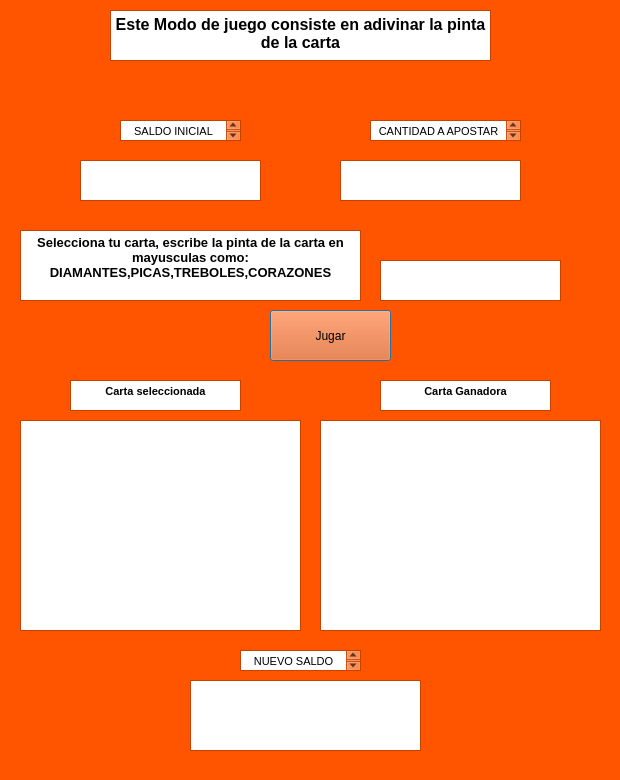
<?xml version="1.0" encoding="UTF-8"?>
<ui version="4.0">
 <class>opcion5</class>
 <widget class="QDialog" name="opcion5">
  <property name="geometry">
   <rect>
    <x>0</x>
    <y>0</y>
    <width>620</width>
    <height>780</height>
   </rect>
  </property>
  <property name="palette">
   <palette>
    <active>
     <colorrole role="WindowText">
      <brush brushstyle="SolidPattern">
       <color alpha="255">
        <red>0</red>
        <green>0</green>
        <blue>0</blue>
       </color>
      </brush>
     </colorrole>
     <colorrole role="Button">
      <brush brushstyle="SolidPattern">
       <color alpha="255">
        <red>255</red>
        <green>85</green>
        <blue>0</blue>
       </color>
      </brush>
     </colorrole>
     <colorrole role="Light">
      <brush brushstyle="SolidPattern">
       <color alpha="255">
        <red>255</red>
        <green>170</green>
        <blue>127</blue>
       </color>
      </brush>
     </colorrole>
     <colorrole role="Midlight">
      <brush brushstyle="SolidPattern">
       <color alpha="255">
        <red>255</red>
        <green>127</green>
        <blue>63</blue>
       </color>
      </brush>
     </colorrole>
     <colorrole role="Dark">
      <brush brushstyle="SolidPattern">
       <color alpha="255">
        <red>127</red>
        <green>42</green>
        <blue>0</blue>
       </color>
      </brush>
     </colorrole>
     <colorrole role="Mid">
      <brush brushstyle="SolidPattern">
       <color alpha="255">
        <red>170</red>
        <green>56</green>
        <blue>0</blue>
       </color>
      </brush>
     </colorrole>
     <colorrole role="Text">
      <brush brushstyle="SolidPattern">
       <color alpha="255">
        <red>0</red>
        <green>0</green>
        <blue>0</blue>
       </color>
      </brush>
     </colorrole>
     <colorrole role="BrightText">
      <brush brushstyle="SolidPattern">
       <color alpha="255">
        <red>255</red>
        <green>255</green>
        <blue>255</blue>
       </color>
      </brush>
     </colorrole>
     <colorrole role="ButtonText">
      <brush brushstyle="SolidPattern">
       <color alpha="255">
        <red>0</red>
        <green>0</green>
        <blue>0</blue>
       </color>
      </brush>
     </colorrole>
     <colorrole role="Base">
      <brush brushstyle="SolidPattern">
       <color alpha="255">
        <red>255</red>
        <green>255</green>
        <blue>255</blue>
       </color>
      </brush>
     </colorrole>
     <colorrole role="Window">
      <brush brushstyle="SolidPattern">
       <color alpha="255">
        <red>255</red>
        <green>85</green>
        <blue>0</blue>
       </color>
      </brush>
     </colorrole>
     <colorrole role="Shadow">
      <brush brushstyle="SolidPattern">
       <color alpha="255">
        <red>0</red>
        <green>0</green>
        <blue>0</blue>
       </color>
      </brush>
     </colorrole>
     <colorrole role="AlternateBase">
      <brush brushstyle="SolidPattern">
       <color alpha="255">
        <red>255</red>
        <green>170</green>
        <blue>127</blue>
       </color>
      </brush>
     </colorrole>
     <colorrole role="ToolTipBase">
      <brush brushstyle="SolidPattern">
       <color alpha="255">
        <red>255</red>
        <green>255</green>
        <blue>220</blue>
       </color>
      </brush>
     </colorrole>
     <colorrole role="ToolTipText">
      <brush brushstyle="SolidPattern">
       <color alpha="255">
        <red>0</red>
        <green>0</green>
        <blue>0</blue>
       </color>
      </brush>
     </colorrole>
    </active>
    <inactive>
     <colorrole role="WindowText">
      <brush brushstyle="SolidPattern">
       <color alpha="255">
        <red>0</red>
        <green>0</green>
        <blue>0</blue>
       </color>
      </brush>
     </colorrole>
     <colorrole role="Button">
      <brush brushstyle="SolidPattern">
       <color alpha="255">
        <red>255</red>
        <green>85</green>
        <blue>0</blue>
       </color>
      </brush>
     </colorrole>
     <colorrole role="Light">
      <brush brushstyle="SolidPattern">
       <color alpha="255">
        <red>255</red>
        <green>170</green>
        <blue>127</blue>
       </color>
      </brush>
     </colorrole>
     <colorrole role="Midlight">
      <brush brushstyle="SolidPattern">
       <color alpha="255">
        <red>255</red>
        <green>127</green>
        <blue>63</blue>
       </color>
      </brush>
     </colorrole>
     <colorrole role="Dark">
      <brush brushstyle="SolidPattern">
       <color alpha="255">
        <red>127</red>
        <green>42</green>
        <blue>0</blue>
       </color>
      </brush>
     </colorrole>
     <colorrole role="Mid">
      <brush brushstyle="SolidPattern">
       <color alpha="255">
        <red>170</red>
        <green>56</green>
        <blue>0</blue>
       </color>
      </brush>
     </colorrole>
     <colorrole role="Text">
      <brush brushstyle="SolidPattern">
       <color alpha="255">
        <red>0</red>
        <green>0</green>
        <blue>0</blue>
       </color>
      </brush>
     </colorrole>
     <colorrole role="BrightText">
      <brush brushstyle="SolidPattern">
       <color alpha="255">
        <red>255</red>
        <green>255</green>
        <blue>255</blue>
       </color>
      </brush>
     </colorrole>
     <colorrole role="ButtonText">
      <brush brushstyle="SolidPattern">
       <color alpha="255">
        <red>0</red>
        <green>0</green>
        <blue>0</blue>
       </color>
      </brush>
     </colorrole>
     <colorrole role="Base">
      <brush brushstyle="SolidPattern">
       <color alpha="255">
        <red>255</red>
        <green>255</green>
        <blue>255</blue>
       </color>
      </brush>
     </colorrole>
     <colorrole role="Window">
      <brush brushstyle="SolidPattern">
       <color alpha="255">
        <red>255</red>
        <green>85</green>
        <blue>0</blue>
       </color>
      </brush>
     </colorrole>
     <colorrole role="Shadow">
      <brush brushstyle="SolidPattern">
       <color alpha="255">
        <red>0</red>
        <green>0</green>
        <blue>0</blue>
       </color>
      </brush>
     </colorrole>
     <colorrole role="AlternateBase">
      <brush brushstyle="SolidPattern">
       <color alpha="255">
        <red>255</red>
        <green>170</green>
        <blue>127</blue>
       </color>
      </brush>
     </colorrole>
     <colorrole role="ToolTipBase">
      <brush brushstyle="SolidPattern">
       <color alpha="255">
        <red>255</red>
        <green>255</green>
        <blue>220</blue>
       </color>
      </brush>
     </colorrole>
     <colorrole role="ToolTipText">
      <brush brushstyle="SolidPattern">
       <color alpha="255">
        <red>0</red>
        <green>0</green>
        <blue>0</blue>
       </color>
      </brush>
     </colorrole>
    </inactive>
    <disabled>
     <colorrole role="WindowText">
      <brush brushstyle="SolidPattern">
       <color alpha="255">
        <red>127</red>
        <green>42</green>
        <blue>0</blue>
       </color>
      </brush>
     </colorrole>
     <colorrole role="Button">
      <brush brushstyle="SolidPattern">
       <color alpha="255">
        <red>255</red>
        <green>85</green>
        <blue>0</blue>
       </color>
      </brush>
     </colorrole>
     <colorrole role="Light">
      <brush brushstyle="SolidPattern">
       <color alpha="255">
        <red>255</red>
        <green>170</green>
        <blue>127</blue>
       </color>
      </brush>
     </colorrole>
     <colorrole role="Midlight">
      <brush brushstyle="SolidPattern">
       <color alpha="255">
        <red>255</red>
        <green>127</green>
        <blue>63</blue>
       </color>
      </brush>
     </colorrole>
     <colorrole role="Dark">
      <brush brushstyle="SolidPattern">
       <color alpha="255">
        <red>127</red>
        <green>42</green>
        <blue>0</blue>
       </color>
      </brush>
     </colorrole>
     <colorrole role="Mid">
      <brush brushstyle="SolidPattern">
       <color alpha="255">
        <red>170</red>
        <green>56</green>
        <blue>0</blue>
       </color>
      </brush>
     </colorrole>
     <colorrole role="Text">
      <brush brushstyle="SolidPattern">
       <color alpha="255">
        <red>127</red>
        <green>42</green>
        <blue>0</blue>
       </color>
      </brush>
     </colorrole>
     <colorrole role="BrightText">
      <brush brushstyle="SolidPattern">
       <color alpha="255">
        <red>255</red>
        <green>255</green>
        <blue>255</blue>
       </color>
      </brush>
     </colorrole>
     <colorrole role="ButtonText">
      <brush brushstyle="SolidPattern">
       <color alpha="255">
        <red>127</red>
        <green>42</green>
        <blue>0</blue>
       </color>
      </brush>
     </colorrole>
     <colorrole role="Base">
      <brush brushstyle="SolidPattern">
       <color alpha="255">
        <red>255</red>
        <green>85</green>
        <blue>0</blue>
       </color>
      </brush>
     </colorrole>
     <colorrole role="Window">
      <brush brushstyle="SolidPattern">
       <color alpha="255">
        <red>255</red>
        <green>85</green>
        <blue>0</blue>
       </color>
      </brush>
     </colorrole>
     <colorrole role="Shadow">
      <brush brushstyle="SolidPattern">
       <color alpha="255">
        <red>0</red>
        <green>0</green>
        <blue>0</blue>
       </color>
      </brush>
     </colorrole>
     <colorrole role="AlternateBase">
      <brush brushstyle="SolidPattern">
       <color alpha="255">
        <red>255</red>
        <green>85</green>
        <blue>0</blue>
       </color>
      </brush>
     </colorrole>
     <colorrole role="ToolTipBase">
      <brush brushstyle="SolidPattern">
       <color alpha="255">
        <red>255</red>
        <green>255</green>
        <blue>220</blue>
       </color>
      </brush>
     </colorrole>
     <colorrole role="ToolTipText">
      <brush brushstyle="SolidPattern">
       <color alpha="255">
        <red>0</red>
        <green>0</green>
        <blue>0</blue>
       </color>
      </brush>
     </colorrole>
    </disabled>
   </palette>
  </property>
  <property name="windowTitle">
   <string>Modo 1</string>
  </property>
  <widget class="QTextEdit" name="TD1">
   <property name="geometry">
    <rect>
     <x>380</x>
     <y>260</y>
     <width>181</width>
     <height>41</height>
    </rect>
   </property>
  </widget>
  <widget class="QTextBrowser" name="textBrowser">
   <property name="geometry">
    <rect>
     <x>110</x>
     <y>10</y>
     <width>381</width>
     <height>51</height>
    </rect>
   </property>
   <property name="html">
    <string>&lt;!DOCTYPE HTML PUBLIC &quot;-//W3C//DTD HTML 4.0//EN&quot; &quot;http://www.w3.org/TR/REC-html40/strict.dtd&quot;&gt;
&lt;html&gt;&lt;head&gt;&lt;meta name=&quot;qrichtext&quot; content=&quot;1&quot; /&gt;&lt;style type=&quot;text/css&quot;&gt;
p, li { white-space: pre-wrap; }
&lt;/style&gt;&lt;/head&gt;&lt;body style=&quot; font-family:'MS Shell Dlg 2'; font-size:8.25pt; font-weight:400; font-style:normal;&quot;&gt;
&lt;p align=&quot;center&quot; style=&quot; margin-top:0px; margin-bottom:0px; margin-left:0px; margin-right:0px; -qt-block-indent:0; text-indent:0px;&quot;&gt;&lt;span style=&quot; font-size:12pt; font-weight:600;&quot;&gt;Este Modo de juego consiste en adivinar la pinta de la carta&lt;/span&gt;&lt;/p&gt;&lt;/body&gt;&lt;/html&gt;</string>
   </property>
  </widget>
  <widget class="QTextBrowser" name="textBrowser_2">
   <property name="geometry">
    <rect>
     <x>20</x>
     <y>230</y>
     <width>341</width>
     <height>71</height>
    </rect>
   </property>
   <property name="html">
    <string>&lt;!DOCTYPE HTML PUBLIC &quot;-//W3C//DTD HTML 4.0//EN&quot; &quot;http://www.w3.org/TR/REC-html40/strict.dtd&quot;&gt;
&lt;html&gt;&lt;head&gt;&lt;meta name=&quot;qrichtext&quot; content=&quot;1&quot; /&gt;&lt;style type=&quot;text/css&quot;&gt;
p, li { white-space: pre-wrap; }
&lt;/style&gt;&lt;/head&gt;&lt;body style=&quot; font-family:'MS Shell Dlg 2'; font-size:8.25pt; font-weight:400; font-style:normal;&quot;&gt;
&lt;p align=&quot;center&quot; style=&quot; margin-top:0px; margin-bottom:0px; margin-left:0px; margin-right:0px; -qt-block-indent:0; text-indent:0px;&quot;&gt;&lt;span style=&quot; font-size:10pt; font-weight:600;&quot;&gt;Selecciona tu carta, escribe la pinta de la carta en mayusculas como: DIAMANTES,PICAS,TREBOLES,CORAZONES&lt;/span&gt;&lt;/p&gt;&lt;/body&gt;&lt;/html&gt;</string>
   </property>
  </widget>
  <widget class="QTextBrowser" name="Rd11">
   <property name="geometry">
    <rect>
     <x>20</x>
     <y>420</y>
     <width>281</width>
     <height>211</height>
    </rect>
   </property>
  </widget>
  <widget class="QTextBrowser" name="Rd12">
   <property name="geometry">
    <rect>
     <x>320</x>
     <y>420</y>
     <width>281</width>
     <height>211</height>
    </rect>
   </property>
  </widget>
  <widget class="QPushButton" name="butD1">
   <property name="geometry">
    <rect>
     <x>270</x>
     <y>310</y>
     <width>121</width>
     <height>51</height>
    </rect>
   </property>
   <property name="text">
    <string>Jugar</string>
   </property>
  </widget>
  <widget class="QTextBrowser" name="textBrowser_6">
   <property name="geometry">
    <rect>
     <x>70</x>
     <y>380</y>
     <width>171</width>
     <height>31</height>
    </rect>
   </property>
   <property name="html">
    <string>&lt;!DOCTYPE HTML PUBLIC &quot;-//W3C//DTD HTML 4.0//EN&quot; &quot;http://www.w3.org/TR/REC-html40/strict.dtd&quot;&gt;
&lt;html&gt;&lt;head&gt;&lt;meta name=&quot;qrichtext&quot; content=&quot;1&quot; /&gt;&lt;style type=&quot;text/css&quot;&gt;
p, li { white-space: pre-wrap; }
&lt;/style&gt;&lt;/head&gt;&lt;body style=&quot; font-family:'MS Shell Dlg 2'; font-size:8.25pt; font-weight:400; font-style:normal;&quot;&gt;
&lt;p align=&quot;center&quot; style=&quot; margin-top:0px; margin-bottom:0px; margin-left:0px; margin-right:0px; -qt-block-indent:0; text-indent:0px;&quot;&gt;&lt;span style=&quot; font-weight:600;&quot;&gt;Carta seleccionada&lt;/span&gt;&lt;/p&gt;&lt;/body&gt;&lt;/html&gt;</string>
   </property>
  </widget>
  <widget class="QTextBrowser" name="textBrowser_7">
   <property name="geometry">
    <rect>
     <x>380</x>
     <y>380</y>
     <width>171</width>
     <height>31</height>
    </rect>
   </property>
   <property name="html">
    <string>&lt;!DOCTYPE HTML PUBLIC &quot;-//W3C//DTD HTML 4.0//EN&quot; &quot;http://www.w3.org/TR/REC-html40/strict.dtd&quot;&gt;
&lt;html&gt;&lt;head&gt;&lt;meta name=&quot;qrichtext&quot; content=&quot;1&quot; /&gt;&lt;style type=&quot;text/css&quot;&gt;
p, li { white-space: pre-wrap; }
&lt;/style&gt;&lt;/head&gt;&lt;body style=&quot; font-family:'MS Shell Dlg 2'; font-size:8.25pt; font-weight:400; font-style:normal;&quot;&gt;
&lt;p align=&quot;center&quot; style=&quot; margin-top:0px; margin-bottom:0px; margin-left:0px; margin-right:0px; -qt-block-indent:0; text-indent:0px;&quot;&gt;&lt;span style=&quot; font-weight:600;&quot;&gt;Carta Ganadora&lt;/span&gt;&lt;/p&gt;&lt;/body&gt;&lt;/html&gt;</string>
   </property>
  </widget>
  <widget class="QTextEdit" name="saldoActual">
   <property name="geometry">
    <rect>
     <x>80</x>
     <y>160</y>
     <width>181</width>
     <height>41</height>
    </rect>
   </property>
  </widget>
  <widget class="QTextBrowser" name="textBrowser_4">
   <property name="geometry">
    <rect>
     <x>370</x>
     <y>120</y>
     <width>151</width>
     <height>21</height>
    </rect>
   </property>
   <property name="html">
    <string>&lt;!DOCTYPE HTML PUBLIC &quot;-//W3C//DTD HTML 4.0//EN&quot; &quot;http://www.w3.org/TR/REC-html40/strict.dtd&quot;&gt;
&lt;html&gt;&lt;head&gt;&lt;meta name=&quot;qrichtext&quot; content=&quot;1&quot; /&gt;&lt;style type=&quot;text/css&quot;&gt;
p, li { white-space: pre-wrap; }
&lt;/style&gt;&lt;/head&gt;&lt;body style=&quot; font-family:'MS Shell Dlg 2'; font-size:8.25pt; font-weight:400; font-style:normal;&quot;&gt;
&lt;p align=&quot;center&quot; style=&quot; margin-top:0px; margin-bottom:0px; margin-left:0px; margin-right:0px; -qt-block-indent:0; text-indent:0px;&quot;&gt;CANTIDAD A APOSTAR&lt;/p&gt;&lt;/body&gt;&lt;/html&gt;</string>
   </property>
  </widget>
  <widget class="QTextEdit" name="cantApuesta">
   <property name="geometry">
    <rect>
     <x>340</x>
     <y>160</y>
     <width>181</width>
     <height>41</height>
    </rect>
   </property>
  </widget>
  <widget class="QTextBrowser" name="nuevoSaldo">
   <property name="geometry">
    <rect>
     <x>190</x>
     <y>680</y>
     <width>231</width>
     <height>71</height>
    </rect>
   </property>
  </widget>
  <widget class="QTextBrowser" name="textBrowser_5">
   <property name="geometry">
    <rect>
     <x>240</x>
     <y>650</y>
     <width>121</width>
     <height>21</height>
    </rect>
   </property>
   <property name="html">
    <string>&lt;!DOCTYPE HTML PUBLIC &quot;-//W3C//DTD HTML 4.0//EN&quot; &quot;http://www.w3.org/TR/REC-html40/strict.dtd&quot;&gt;
&lt;html&gt;&lt;head&gt;&lt;meta name=&quot;qrichtext&quot; content=&quot;1&quot; /&gt;&lt;style type=&quot;text/css&quot;&gt;
p, li { white-space: pre-wrap; }
&lt;/style&gt;&lt;/head&gt;&lt;body style=&quot; font-family:'MS Shell Dlg 2'; font-size:8.25pt; font-weight:400; font-style:normal;&quot;&gt;
&lt;p align=&quot;center&quot; style=&quot; margin-top:0px; margin-bottom:0px; margin-left:0px; margin-right:0px; -qt-block-indent:0; text-indent:0px;&quot;&gt;NUEVO SALDO&lt;/p&gt;&lt;/body&gt;&lt;/html&gt;</string>
   </property>
  </widget>
  <widget class="QTextBrowser" name="textBrowser_3">
   <property name="geometry">
    <rect>
     <x>120</x>
     <y>120</y>
     <width>121</width>
     <height>21</height>
    </rect>
   </property>
   <property name="html">
    <string>&lt;!DOCTYPE HTML PUBLIC &quot;-//W3C//DTD HTML 4.0//EN&quot; &quot;http://www.w3.org/TR/REC-html40/strict.dtd&quot;&gt;
&lt;html&gt;&lt;head&gt;&lt;meta name=&quot;qrichtext&quot; content=&quot;1&quot; /&gt;&lt;style type=&quot;text/css&quot;&gt;
p, li { white-space: pre-wrap; }
&lt;/style&gt;&lt;/head&gt;&lt;body style=&quot; font-family:'MS Shell Dlg 2'; font-size:8.25pt; font-weight:400; font-style:normal;&quot;&gt;
&lt;p align=&quot;center&quot; style=&quot; margin-top:0px; margin-bottom:0px; margin-left:0px; margin-right:0px; -qt-block-indent:0; text-indent:0px;&quot;&gt;SALDO INICIAL&lt;/p&gt;&lt;/body&gt;&lt;/html&gt;</string>
   </property>
  </widget>
 </widget>
 <resources/>
 <connections/>
</ui>
